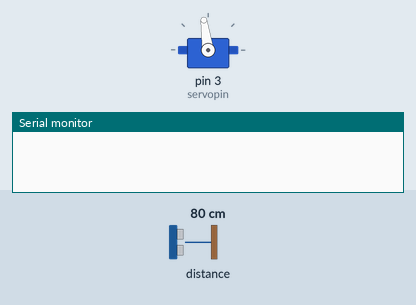
Recording of a sketch running on a simulated Arduino Uno, built with avr-gcc and run on an emulated ATmega328P. Shown: servo, the last lines printed to the serial monitor. The inputs (shaded band) are chosen by the test bench; at power-on: distance to the obstacle 80 cm.

Above: at 0.55 s.
At 2.15 s:
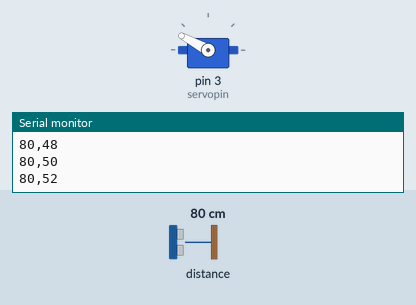
At 3.8 s:
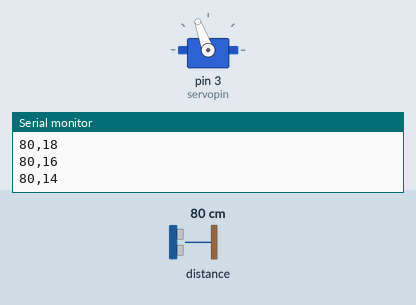
At 7.2 s:
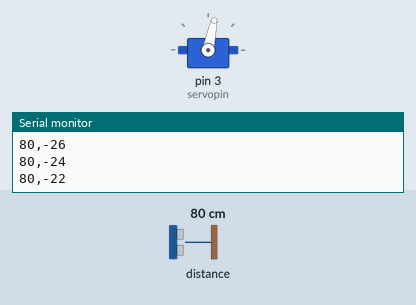
Timing chart, 0 to 9.9 s (numbered marks = the images above):
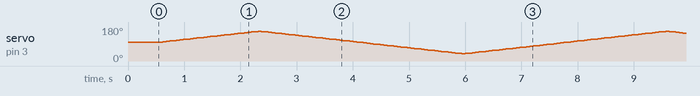

The sketch:

ServoScanner.ino
```cpp
#include <Wire.h>
#include <LIDARLite.h>
#include <Servo.h>


// Globals
LIDARLite lidarLite; //black=gnd, red=5v, blue=sda (A4), green=scl (A5)
Servo servoscan;  // create servo object to control a servo
#define servopin 3 //d3

int angle = 0;    // variable to store the servo position
int center_angle = 98; //offset (calibrated)
int angle_fov = 120; //FOV

int step_angle = 2; // min>angle>max repeat
bool forward = true;

int min_angle = center_angle - (angle_fov/2);
int max_angle = center_angle + (angle_fov/2);

void setup()
{
  Serial.begin(38400); // Todo: make serial to teensy

  //setup servo
  servoscan.attach(servopin);

  //setup lidar
  lidarLite.begin(0, true); // Set configuration to default and I2C to 400 kHz
  lidarLite.configure(0); // Change this number to try out alternate configurations

  //initialize
  angle = center_angle;
  servoscan.write(angle);
  delay(500);
}

void loop()
{
  int dist;

  // Increment scan angle
  servoscan.write(angle);
  delay(50); //wait to arrive before scanning

  // At the beginning of scan use bias correction
  if (forward && angle >= max_angle) {
    dist = lidarLite.distance();      // With bias correction
  } else if (!forward && angle <= min_angle) {
    dist = lidarLite.distance();      // With bias correction
  } else {
    dist = lidarLite.distance(false); // Without bias correction
  }

  // Display distance
  int true_angle = angle - center_angle;

  Serial.print(dist);
  Serial.print(",");
  Serial.println(true_angle);

  //angle update
  if(forward && angle >= max_angle){
    step_angle = -2;
    forward = false;
  }
  if(!forward && angle <= min_angle){
    step_angle = 2;
    forward = true;
  }
  angle += step_angle;
}
```
